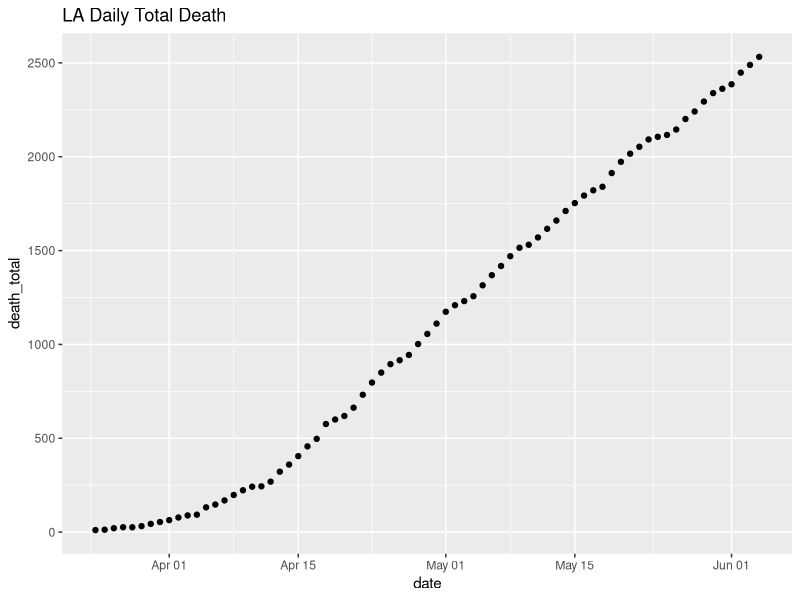
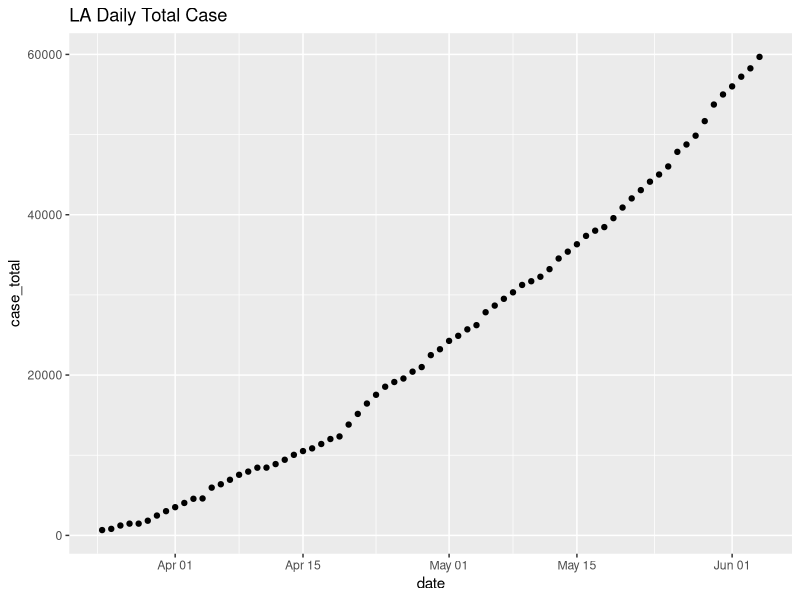
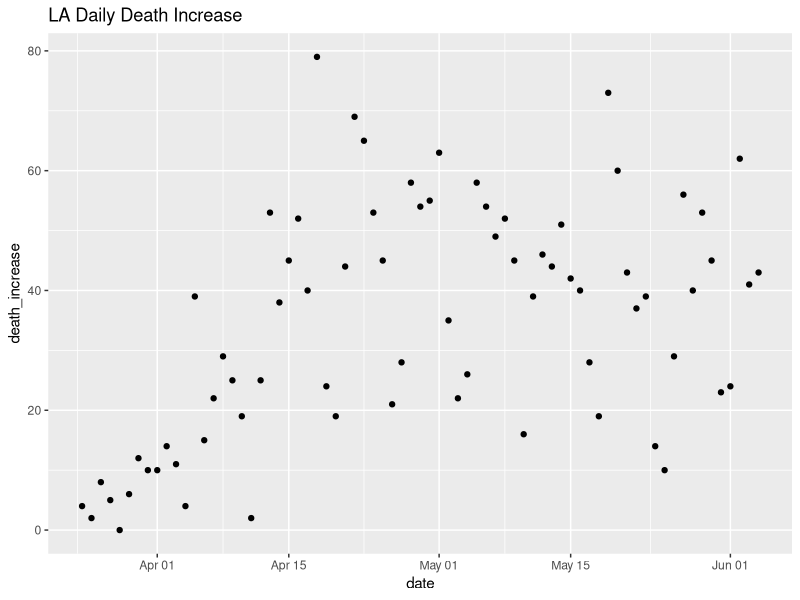
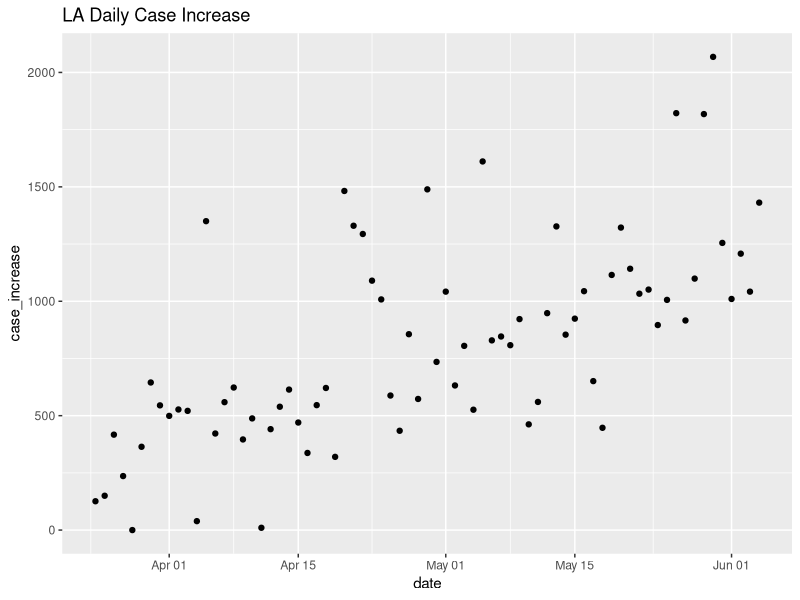

Write R code to recreate these figures, in order. (Note: this script raises an error after producing the figures.)
##################################
# Covid19 Challenge: LMU MSBA Team
##################################


#################  Introduction ################# 
# This script is used for predicting the Covid19 infected and deceased cases
# in LA county, the predictions will then be used as the based of the masurement
# of hazard that Covid19 imposed to all heigborhoods in LA county


#################  setup the working environment ################# 
# please change the path accroding to you preference  
setwd("Your Working Directory Path")
# solve the ordinary differential equation system in compartmental model 
library(deSolve)
# data manipulaiton and visulization
library(tidyverse)
library(ggplot2)
# parallal computation for fine turning the model parameters
library(foreach)
library(doParallel)
library(parallel)

################# Covid19 cases/deaths data for LA county ################# 
# cases: total infected cases
# deaths: total deceased cases


# load LA Country covid19 case data from tableau and JHU
# https://www.tableau.com/covid-19-coronavirus-data-resources
# Note that the total populaiton of LA county is 10039107

# the LA County.csv is attached with our submission
LA <- read.csv("LA County.csv")
LA <- LA[, c(1, 3, 4, 5)]
LA$Date <- as.Date(LA$Date, format = c("%m/%d/%Y"))

# transfer the table from long to wide
# for infected cases
LA_Case <- LA %>% filter(Case_Type == "Confirmed") %>% select(-1)
colnames(LA_Case) <- c("case_total", "case_increase", "date")
# for deceased cases
LA_Death <- LA %>% filter(Case_Type == "Deaths") %>% select(-1)
colnames(LA_Death) <- c("death_total", "death_increase", "date")
# combind the two datasets
LA <- left_join(LA_Case, LA_Death, by = c("date"))


# filter the date until the data is stable and less noisy
initial_date <- c("2020-3-24")
LA <- LA %>% filter(date >= initial_date)

# plot the raw case/death data
ggplot(LA, aes(x = date, y = death_total)) + geom_point() + ggtitle("LA Daily Total Death")
ggplot(LA, aes(x = date, y = case_total)) + geom_point() + ggtitle("LA Daily Total Case")
ggplot(LA, aes(x = date, y = death_increase)) + geom_point() + ggtitle("LA Daily Death Increase")
ggplot(LA, aes(x = date, y = case_increase)) + geom_point() + ggtitle("LA Daily Case Increase")



################# Setup the Ordinary Derivative Function #################
##### Model description
# Model: SEIR with variable reproduction number across time
# 
# parameters: gamma (inverse of latency period), 
#             sigma (inversse of infectious period) , 
#             mu (death rate in unit infectious period), 
#             r(reproduction number) 
#             fatigue (which is the derivative of r, capturing the shutdown fatigue)
#             beta (transmission rate) is derived from the fact that r = beta/sigma 
#             refrence for the priors of the parameter values: https://gabgoh.github.io/COVID/index.html

##### Variable reproduction number
# core idea: 
#        fine tune the reproduction number at different stages to fit the reality
#        the stages can be lock-down and gradual reopening 
#
# lockdown fatigue: 
#        note that at lock-down stage, people could disobey the shelter-at-home order 
#        especially the lockdown has lasted a long period 
#        thus, we add a fatigue factor as the derivative of reprodutoin number to capture its dynamics. 
#
# base reproduction number and fatigue rates
#        in the model, we have two base reproduction number (r0, r_t1) for two stages: 
#        locakdown (intital date - May 8), reopen (May 9 - now)
#        and each base reproduction number has its own fatigue factor (f0, f_t1) 
# 


##### Ordinary differential equation system in SEIR
# Here we leverage the "ode" function in the deSolve package for efficiency
# per the setting of ode function ,the input differential equation system
# must be in the format (t, state, parameters)
#      t: time length,
#      state: initial values of the state variables
#      parameters: the parameters in the equation system

# please refer to our report for the mathmetical representation of the equation system 
Covid_Dyn <- function (t, state, parameters) {
  with(as.list(c(state,parameters)),             
       {
         N <- S + E + I + R
         beta <- r * sigma
         # flow diagram or derivatives
         dS  <-  - S/N * beta * I                
         dE <- S/N * beta * I - gamma * E        
         dI <- gamma * E - sigma * I             
         dR <- (1 - mu) * sigma * I           
         dDead <- mu * sigma * I              
         dOnset <- gamma * E
         dr <- fatigue
         dfatigue <- 0
         # collect all dirivatives
         dx <- c(dS, dE, dI, dR, dDead, dOnset, dr, dfatigue)
         list(dx)
       }
  )
}

################# Test the SEIR Simultion #################
# before we fit the SEIR model to observed data
# we want to test the simulation first


###### Setup the time schedule of LA county 
# total time length in days
t <- nrow(LA)     
times <- seq(1, t, by = 1)
# https://covid19.ca.gov/stay-home-except-for-essential-needs/
# March 19 shelter at home in effect
# May 8 the order is released

# t1 donotes the day in which LA county starts reopen 
t1 <- as.numeric(as.Date("2020-05-08") - as.Date("2020-03-24"))


######### Test the Simulation 

###### initialize the values of state parameters
# state: S, E, I, R, N
# according to the data on the initial date:
# N: total population of LA county
N <- 10039107                 
# E0: initial value of exposed group 
#     (half of the total cases of 2020-3-24 in the LA county data) 
E0 <- 325
# I0: initial value of infecious group 
#     (half of the total cases of 2020-3-24 in the LA county data) 
I0 <- 325
# Dead0: initial value of deceased group
#       (from the death number of 2020-3-24 in the LA county data)
Dead0 <- 11

######  Inital values of parameters that we will learn
# base reproduction number in lockdown period
r0 <- 1
# lock-down fatigue in lockdown period
f0 <- 0.005
# base reproduction number in reopening period
r_t1 <- 1.5
# lock-down fatigue in reopening period
f_t1 <- 0.006

# start values of state variable 
xstart <- c(S = N - E0 - I0, E = E0,  
            I = I0, R = Dead0,
            Dead = Dead0, Onset = 0, r = r0, fatigue = f0) 

# start values of parameters
par <- c(0.2, 0.2, 0.2, r0, f0, r_t1, f_t1)
par <- c(gamma = par[1], sigma = par[2],
         mu = par[3], r = par[4], fatigue = par[5], r_t1 = par[6], f_t1 = par[7]) 

# set up the intervention schedule: scenarios of changing from lockdown to reopen 
intervention <- data.frame(var = c("r","fatigue"), time = c(t1),
                       value = c(r_t1, f_t1), method = "rep")       

# run the simulation
simu <- as.data.frame(ode(y = xstart, times = times, 
                         func = Covid_Dyn, parms = par,
                         events = list(data = intervention))) 

###### Simulation check point 
#      see if the simulation unrolled as expected
#      especial the shift from lock-down to reopen



################# Fine-tune the SEIR model with observed data #################
##### Core idea
#     define a Loss function, calculating the mean squared error between the simulated number and ground truth
#     fine-tune the model parameters by minimize the loss

##### Method of fine-tuning: grid search
#     we tried to use search algorithms like BFGS, but the algorithms are always trapped in local minimal
#     generating nonsense parameters
#     we therefore swithc to grid search method
#     using previous reserach to set ranges of parameter values
#     then generating combinations of those values
#     then simulate with those combinations in training and validate datasets
#     and lastly, select those satisfactory combinations to apply to the test dataset

##### Parameter Pool: par_grid
# refrence for the priors of the parameter values: https://gabgoh.github.io/COVID/index.html
gamma <- seq(0.15, 0.25, by = 0.03)
sigma <- seq(0.1, 0.5, by = 0.2)
mu <- seq(0.05, 0.15, by = 0.015)
r <- seq(0.8, 2, by = 0.04)
fatigue <- seq(0.001, 0.01, by = 0.002)
r_t1 <- seq(0.8, 2, by = 0.04)
f_t1 <- seq(0.001, 0.02, by = 0.003)

# generate the value combinations
par_grid <- expand.grid(gamma, sigma, mu, r, fatigue, r_t1, f_t1)
colnames(par_grid) <- c("gamma", "sigma", "mu", "r", "fatigue", "r_t1", "f_t1")

# check dataset size in MB
object.size(par_grid)/1024/1024


########### Loss Total Function ############
###### split the train, valid, and test datasts
# total obs in our data is 73, 75% for training gives us 55 obs
train_len <- round(nrow(LA) * 0.75)
# we just split 10 from the remaining 18 obs as validate dataset
# leave 8 obs for test
# note that this setting is consistent with 
# many COVID19 predictive models that test predictions for one week 
valid_len <- 10


#####  define the Loss_Total function:
#      it is called loss total becasue it will calculate the loss in training, valid, and test datasets
#      note that the input argument is only one scaler par_id 
#      par_id extract one parameter vector from parameter pool(par_grid) 
#      the parameter vector has seven elevements
#          five for the covid_dyn function:  
#              gamma, sigma, mu, r (lock-down stage), fatigue (lock-down stage)
#          the two extras are r_t1 and f_t1 for intervention schedule:
#              r_t1 and f_t1 the new reproduction number and fatigue in reopenning stage

Loss_Total <- function (par_id) {
    # pull one parameter vector from paramter pool
    par <- as.vector(par_grid[par_id, ])
    
    # Note that we need to use parallel computation for grid searching 
    # to make the coding task easy later, 
    # we put all the small environmental variables in the function itself
    # so that they do not need to explictly export to each cluster 
    t1 <- 45
    train_len <- 55
    valid_len <- 10
    N <- 10039107                 
    E0 <- 325
    I0 <- 325
    Dead0 <- 11
    
    
    # starting values of state variable
    xstart <- c(S = N - E0 - I0, E = E0,  
              I = I0, R = Dead0,
              Dead = Dead0, Onset = 0, unlist(par[4]), unlist(par[5])) 
    
    # time schedule of the simulation  
    times <- seq(1:nrow(LA))
    
    # order of elements in the parameter vector
    #    c(gamma = par[1], sigma = par[2],
    #      mu = par[3], r = par[4], fatigue = par[5], r_t1 = par[6], f_t1 = par[7]) 
    
    # intervention schedule
    intervention <- data.frame(var = c("r","fatigue"), time = c(t1),
                             value = c(unlist(par[6]), unlist(par[7])), method = "rep")      
    
    # run the simulation   
    simu <- as.data.frame(ode(y = xstart, times = times, 
                            func = Covid_Dyn, parms = par[1:5],
                            events = list(data = intervention))) 

    # note that we defined 4 different loss fucntion
    # 1: mean squared error (MSE) of predicted total deaths only
    # 2. MSE of predicted deaths and predicted infected cases
    # 3. MSE of predicted deaths and absolute error (ABS) of predicted infected cases
    #        since infected cases is of a much larger magnitude compared with deaths
    #        using ABS helps to balance the focus on the two losses
    # 4. MSE of predicted infected cases only
    
    # MSE of deaths
    error1 <- (simu$Dead - LA$death_total)^2
    loss_train1 <- mean(error1[1: train_len])
    loss_valid1 <- mean(error1[(train_len + 1): (train_len + valid_len + 1)])
    loss_test1 <- mean(error1[(train_len + valid_len + 2): nrow(LA)])   
  
    # MSE of (deaths + cases)
    error2 <- (simu$Dead - LA$death_total)^2 + (N - simu$S - LA$case_total)^2
    loss_train2 <- mean(error2[1: train_len])
    loss_valid2 <- mean(error2[(train_len + 1): (train_len + valid_len + 1)])
    loss_test2 <- mean(error2[(train_len + valid_len + 2): nrow(LA)])   

    # MSE of daths + ABS(cases)
    error3 <- (simu$Dead - LA$death_total)^2 + abs(N - simu$S - LA$case_total)
    loss_train3 <- mean(error3[1: train_len])
    loss_valid3 <- mean(error3[(train_len + 1): (train_len + valid_len + 1)])
    loss_test3 <- mean(error3[(train_len + valid_len + 2): nrow(LA)])   
  
    # MSE of case
    error4 <- (N - simu$S - LA$case_total)^2
    loss_train4 <- mean(error4[1: train_len])
    loss_valid4 <- mean(error4[(train_len + 1): (train_len + valid_len + 1)])
    loss_test4 <- mean(error4[(train_len + valid_len + 2): nrow(LA)])   
    
    return(c(loss_train1, loss_valid1, loss_test1, 
             loss_train2, loss_valid2, loss_test2, 
             loss_train3, loss_valid3, loss_test3, 
             loss_train4, loss_valid4, loss_test4))
}


##### Test the Loss_Total function 
Loss_Total(1)

# test a sapply function
test <- sapply(c(1:1000), Loss_Total, simplify = T)



########### Parallel Computation ############
# select the number of cores/clusters of the task
# please adjust the number of cores accordingly
cl <- makeCluster(25)

# Export necessary datasets, functions, and packages to each cluster 
clusterExport(cl, "LA")
clusterExport(cl, "par_grid")
clusterExport(cl, "Covid_Dyn")
clusterEvalQ(cl, library(deSolve))


# parSapply is just Parallal version Sapply
ptm <- proc.time()
loss_temp <- parSapply(cl, c(1:nrow(par_grid)), Loss_Total, simplify = T)
proc.time() - ptm
# stop the clusters after computing
stopCluster(cl)

# loss_mat is the matrix for all the loss infomation
loss_mat <- t(loss_temp)
object.size(loss_mat)
colnames(loss_mat) <- c("loss_train1", "loss_valid1", "loss_test1", 
                        "loss_train2", "loss_valid2", "loss_test2",
                        "loss_train3", "loss_valid3", "loss_test3", 
                        "loss_train4", "loss_valid4", "loss_test4")

loss_mat <- as.data.frame(loss_mat)

# match the loss info back to the corresponding parameter vector
# par_loss is the dataset we will work on for paramter selection and prediction
par_loss <- cbind(par_grid, loss_mat)
par_loss$id <- c(1:nrow(par_loss))

# save the results
# write.csv(par_loss, "par_loss.csv")


########### Simulate with the selected parameters ############
# before we move to select those good performance parameter combinations
# let's first define a function for making prediction based on those combinations
Predict <- function (par) {
  # note that the input of Predict function is 
  # one a vector of parameters from par_loss dataset, not a par_id
  # therefore, we will use apply function with Predict later.

  t1 <- 45
  N <- 10039107                 
  E0 <- 325
  I0 <- 325
  Dead0 <- 11
  times <- seq(1, nrow(LA), by = 1)
    
  xstart <- c(S = N - E0 - I0, E = E0,  
              I = I0, R = Dead0,
              Dead = Dead0, Onset = 0, unlist(par[4]), unlist(par[5])) 
  
  intervention <- data.frame(var = c("r","fatigue"), time = c(t1),
                             value = c(unlist(par[6]), unlist(par[7])), method = "rep")      
  simu <- as.data.frame(ode(y = xstart, times = times, 
                            func = Covid_Dyn, parms = par[1:5],
                            events = list(data = intervention))) 
  return(simu)
}

# test the prediction function 
Predict(par_loss[1,c("gamma", "sigma", "mu", "r", "fatigue", "r_t1", "f_t1")])


########### Select the models(parameter combinations) ############
###### prevent overfitting
#       to prevent overfitting, 
#       we first choose the top 10000 models with smallest loss in training dataset
#       form those models, we choice 10 with the smallest loss in validate dataset
#       comparing with directly choosing 10 models with the smallest 
#       sum of training loss and validate loss
#       our approach has better performence in test dataset
#       of course, the 10000 and 10 are the hyperparameters we can work on later

# par_group are the selected models
###### Selecting diffrent loss function
#       Note that, in the two par_group codes below, we could choose to select models 
#       acoording to different loss functions by change the suffix (1-4) of the loss_train and loss_valid

####### Models for predicting deceased casese
# model for predicting deaths using loss function 1 
par_group <- par_loss %>% top_n(-10000, loss_train1) %>% top_n(-10, loss_valid1)

# later we will calculate the weighted average of the predictions from the selected models
# the weights is negative related to their prediction loss
par_group <- par_group %>% 
  mutate(loss = loss_train1 + loss_valid1) %>% arrange(desc(loss)) %>% 
  mutate(rank = 1:n(),weight = rank/sum(1:10))
# save the selected model 
write.csv(par_group,"deaths_model.csv")


####### Models for predicting infected casese
# mdoel fro predicting infected cases using loss function 4
par_group <- par_loss %>% top_n(-10000, loss_train4) %>% top_n(-10, loss_valid4)
par_group <- par_group %>% 
  mutate(loss = loss_train4 + loss_valid4) %>% arrange(desc(loss)) %>% 
  mutate(rank = 1:n(),weight = rank/sum(1:10))

write.csv(par_group,"cases_model.csv")



###### Making predictions with the selected model 
prediction_temp <- apply(par_group[,c("gamma", "sigma", "mu", "r", "fatigue", "r_t1", "f_t1")], 1, Predict)

# the output of our apply function is a list of matrix
# we need to merge it into one matrix
prediction <- bind_rows(prediction_temp, .id = "par_group")

# add weights info to the prediction
prediction$weight <- rep(par_group$weight, each = nrow(LA))

###### calculate the predicted total infected and deceased cases
# N is total population in LA county
# S is the suspectible group, thus N - S is our prediction on total infected cases
# note that we calculate both weighted average, and the 95% confidence interval 
# with lower end is 2.5% and higher end at 97.5%  
N <- 10039107
prediction <- prediction %>% group_by(time) %>% mutate(Positve = N - S) %>% 
  summarize(dead = sum(Dead * weight), 
            dead_low = quantile(Dead, 0.025),
            dead_high = quantile(Dead, 0.975),
            positive = sum(Positve * weight), 
            positive_low = quantile(Positve, 0.025),
            positive_high = quantile(Positve, 0.975))

# now we calculate the predicted daily incrases of infected and deceased cases
prediction <- cbind(prediction, LA) %>% arrange(date) %>% 
  mutate(dead_increase = dead - lag(dead), positive_increase = positive - lag(positive))

##### generate the benchmark predction 
# bence mark prediction is to use the previous week( or 7 days)'s average as prediciton for current week (or 7 days)
# here we generate the benchmark predictions of total infected cases and deaths, and their daily increase

prediction <- prediction %>% 
  mutate(week_id = c(rep(c(1:10), each = 7), c(11, 11, 11))) %>% group_by(week_id) %>% 
  mutate(bench_case_temp = mean(case_increase), bench_death_temp = mean(death_increase)) %>% 
  ungroup() %>% arrange(date) %>% 
  mutate(bench_case_increase = lag(bench_case_temp, 7), 
         bench_death_increase = lag(bench_death_temp, 7)) %>% 
  mutate(bench_case_increase = ifelse(is.na(bench_case_increase), 0, bench_case_increase),
         bench_death_increase = ifelse(is.na(bench_death_increase), 0, bench_death_increase)) %>%
  mutate(bench_case_total = cumsum(bench_case_increase),
         bench_death_total = cumsum(bench_death_increase),
         bench_case_total = bench_case_total + prediction[7,"case_total"],
         bench_death_total = bench_death_total + prediction[7,"death_total"])


prediction[c(1:7),c("bench_case_increase", "bench_case_total",
                     "bench_death_increase", "bench_death_total")] <-NA  
         
##### Summarize the model performance
# two types of losses for our model and benchmark model: 
# mean square error in all data and test data 
loss_summary <- prediction %>% summarise(my_loss_death_total = mean((dead - death_total)^2),
                                         bench_loss_death_total = mean((bench_death_total - death_total)^2, na.rm = T),
                                         my_loss_case_total = mean((positive - case_total)^2),
                                         bench_loss_case_total = mean((bench_case_total - case_total)^2, na.rm = T),
                                         my_loss_death_total_test = mean(c((dead - death_total)^2)[-c(1:66)]),
                                         bench_loss_death_total_test = mean(c((bench_death_total - death_total)^2)[-c(1:66)], na.rm = T),
                                         my_loss_case_total_test = mean(c((positive - case_total)^2)[-c(1:66)]),
                                         bench_loss_case_total_test = mean(c((bench_case_total - case_total)^2)[-c(1:66)], na.rm = T))

view(loss_summary)

####### save the model fitting

write.csv(prediction, "deaths_fit.csv")
write.csv(loss_summary, "deaths_fit_summary.csv")

write.csv(prediction, "cases_fit.csv")
write.csv(loss_summary, "cases_fit_summary.csv")

####### visulize the prediction
# black: groud truth; blue: our prediction; red: benchmark prediction
ggplot(prediction, aes(x = date, y = death_total)) + geom_point() +
  geom_point(aes(y = dead), color = "blue") +
  geom_point(aes(y = bench_death_total), color = "red") +
  ggtitle("Predicted Total Deaths")

ggplot(prediction, aes(x = date, y = death_increase)) + geom_line() +
  geom_point(aes(y = dead_increase), color = "blue") +
  geom_point(aes(y = bench_death_increase), color = "red") +
  ggtitle("Predicted Daily Deaths")

sqrt(loss_summary[5])

ggplot(prediction, aes(x = date, y = case_total)) + geom_point() +
  geom_point(aes(y = positive), color = "blue") +
  geom_point(aes(y = bench_case_total), color = "red") +
  ggtitle("Predicted Total Infected Cases")

ggplot(prediction, aes(x = date, y = case_increase)) + geom_line() +
  geom_point(aes(y = positive_increase), color = "blue") +
  geom_point(aes(y = bench_case_increase), color = "red") +
  ggtitle("Predicted Daily Infected Cases")

sqrt(loss_summary[7])


########### Make Final Predictons ###########
# Note that our model is trained and tested on data until June-4-2020
# we than make prediction for one week later

Predict_New <- function (par, n) {
  # n is the number of days we want to predict for the future 
  
  t1 <- 45
  N <- 10039107                 
  E0 <- 325
  I0 <- 325
  Dead0 <- 11
  times <- seq(1, (nrow(LA) + n), by = 1)
  
  xstart <- c(S = N - E0 - I0, E = E0,  
              I = I0, R = Dead0,
              Dead = Dead0, Onset = 0, unlist(par[4]), unlist(par[5])) 
  
  intervention <- data.frame(var = c("r","fatigue"), time = c(t1),
                             value = c(unlist(par[6]), unlist(par[7])), method = "rep")      
  simu <- as.data.frame(ode(y = xstart, times = times, 
                            func = Covid_Dyn, parms = par[1:5],
                            events = list(data = intervention))) 
  return(simu)
}


prediction_temp <- apply(par_group[,c("gamma", "sigma", "mu", "r", "fatigue", "r_t1", "f_t1")], 
                         n = 7, MARGIN = 1, FUN = Predict_New)

# the output of our apply function is a list of matrix
# we need to merge it into one matrix
prediction <- bind_rows(prediction_temp, .id = "par_group")

# add weights info to the prediction
# note 80 is nrow(LA) + n
prediction$weight <- rep(par_group$weight, each = 80)

###### calculate the predicted total infected and deceased cases
# N is total population in LA county
# S is the suspectible group, thus N - S is our prediction on total infected cases
# note that we calculate both weighted average, and the 95% confidence interval 
# with lower end is 2.5% and higher end at 97.5%  
N <- 10039107
prediction_new <- prediction %>% group_by(time) %>% mutate(Positve = N - S) %>% 
  summarize(dead = sum(Dead * weight), 
            dead_low = quantile(Dead, 0.025),
            dead_high = quantile(Dead, 0.975),
            positive = sum(Positve * weight), 
            positive_low = quantile(Positve, 0.025),
            positive_high = quantile(Positve, 0.975)) %>% tail(7)

###### save the prediction
write.csv(prediction_new, "deaths_prediction.csv")
write.csv(prediction_new, "cases_prediction.csv")
